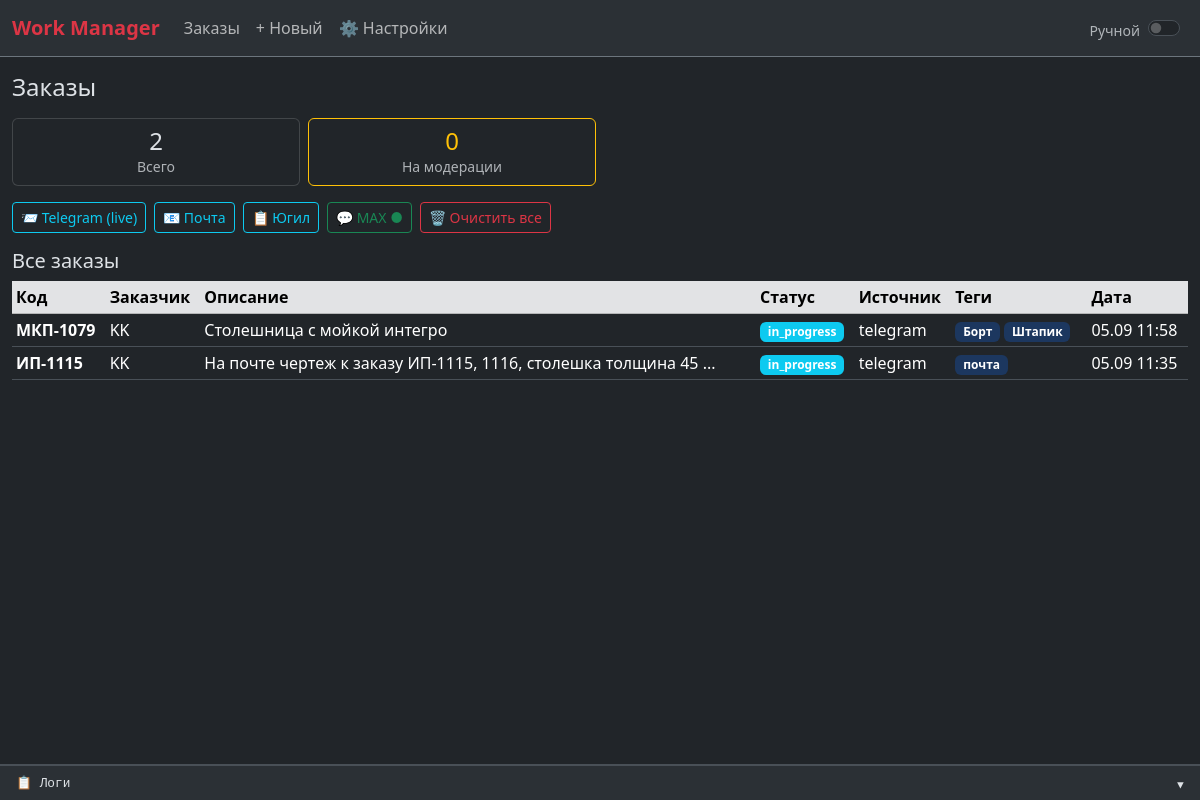
The page / on the database its author committed.
### tables this page shows
CREATE TABLE orders (
    id INTEGER PRIMARY KEY AUTOINCREMENT,
    order_code TEXT NOT NULL,
    owner TEXT NOT NULL,
    description TEXT NOT NULL DEFAULT '',
    status TEXT NOT NULL DEFAULT 'pending',
    source TEXT NOT NULL DEFAULT 'manual',
    raw_text TEXT NOT NULL DEFAULT '',
    thickness TEXT,
    sink_type TEXT,
    edge_type TEXT,
    stone_amount TEXT,
    urgency TEXT,
    email_reference INTEGER NOT NULL DEFAULT 0,
    tags TEXT NOT NULL DEFAULT '[]',
    obsidian_path TEXT,
    attachment_dir TEXT,
    created_at TEXT NOT NULL,
    updated_at TEXT NOT NULL
, folder_name TEXT, yougile_task_id TEXT, custom_fields TEXT);

### app/web/routes.py (the view)
@app.get("/", response_class=HTMLResponse)
async def page_index(request: Request):
    pending = await get_orders(limit=50, status="pending")
    recent = await get_orders(limit=50)
    total = await count_orders()
    pending_count = await count_orders(status="pending")
    return _render(
        "index.html",
        pending=pending,
        orders=recent,
        total=total,
        pending_count=pending_count,
        auto_mode=is_running(),
        vault_path=str(settings.vault_path),
    )

### app/log_stream.py (called while the page is built)
    def emit(self, record: logging.LogRecord) -> None:
        try:
            ts = datetime.fromtimestamp(record.created, tz=_MSK).strftime("%H:%M:%S")
            entry = {
                "time": ts,
                "level": record.levelname,
                "logger": record.name,
                "message": self.format(record),
            }
            _log_buffer.append(entry)
            data = json.dumps(entry, ensure_ascii=False)
            dead = set()
            for q in _subscribers:
                try:
                    q.put_nowait(data)
                except asyncio.QueueFull:
                    dead.add(q)
            for q in dead:
                _subscribers.discard(q)
        except Exception:
            pass

### app/web/templates/index.html (shortened to what this page needs)
{% extends "base.html" %}
{% block content %}
<h1 class="h4 mb-3">Заказы</h1>
<div class="row g-2 mb-3">
    <div class="col-6 col-md-3">
        <div class="card text-center">
            <div class="card-body py-2"><span class="h4 mb-0">{{ total }}</span><div class="small text-body-secondary">Всего</div></div>
        </div>
    </div>
    <div class="col-6 col-md-3">
        <div class="card text-center border-warning">
            <div class="card-body py-2"><span class="h4 mb-0 text-warning">{{ pending_count }}</span><div class="small text-body-secondary">На модерации</div></div>
        </div>
    </div>
</div>
<div class="d-flex flex-wrap gap-2 mb-3">
    <button class="btn btn-outline-info btn-sm" onclick="scanService('telegram')">📨 Telegram (live)</button>
    <button class="btn btn-outline-info btn-sm" onclick="scanService('email')">📧 Почта</button>
    <button class="btn btn-outline-info btn-sm" onclick="scanService('yougile')">📋 Югил</button>
    <button class="btn btn-sm" id="max-bridge-btn" onclick="toggleMaxBridge()">💬 MAX</button>
    <button class="btn btn-outline-danger btn-sm" onclick="clearOrders()">🗑 Очистить все</button>
</div>
<div class="mb-3">
    <h2 class="h5 mb-2">Все заказы</h2>
    {% if orders %}
    <div class="table-responsive">
        <table class="table table-hover table-sm align-middle">
            <thead class="table-secondary">
                <tr>
                    <th>Код</th>
                    <th>Заказчик</th>
                    <th class="d-none d-md-table-cell">Описание</th>
                    <th>Статус</th>
                    <th class="d-none d-lg-table-cell">Источник</th>
                    <th class="d-none d-lg-table-cell">Теги</th>
                    <th>Дата</th>
                </tr>
            </thead>
            <tbody>
            {% for order in orders %}
                <tr class="clickable-row" onclick="window.location='/order/{{ order.id }}'" style="cursor:pointer">
                    <td><strong>{{ order.order_code }}</strong></td>
                    <td>{{ order.owner }}</td>
                    <td class="d-none d-md-table-cell">{{ order.description[:60] }}{% if order.description|length > 60 %}...{% endif %}</td>
                    <td><span class="badge {{ 'bg-warning text-dark' if order.status.value == 'pending' else 'bg-info' if order.status.value == 'in_progress' else 'bg-success' if order.status.value == 'ready' else 'bg-primary' if order.status.value == 'done' else 'bg-secondary' }}">{{ order.status.value }}</span></td>
                    <td class="d-none d-lg-table-cell">{{ order.source.value }}</td>
                    <td class="d-none d-lg-table-cell">
                        {% for tag in order.tags[:3] %}<span class="badge bg-primary bg-opacity-25 me-1">{{ tag }}</span>{% endfor %}
                    </td>
                    <td class="text-nowrap">{{ order.created_at.strftime('%d.%m %H:%M') }}</td>
                </tr>
            {% endfor %}
            </tbody>
        </table>
    </div>
    {% else %}
    <p class="text-body-secondary">Заказов пока нет. <a href="/new">Создайте первый</a></p>
    {% endif %}
</div>
{% endblock %}

### app/web/templates/base.html (shortened to what this page needs)
<!DOCTYPE html>
<html lang="ru" data-bs-theme="dark">
<head>
    <link href="https://cdn.jsdelivr.net/npm/bootstrap@5.3.3/dist/css/bootstrap.min.css" rel="stylesheet">
    <link rel="stylesheet" href="/static/style.css">
</head>
<body>
    <nav class="navbar navbar-expand-sm bg-body-tertiary border-bottom border-secondary">
        <div class="container-fluid">
            <a class="navbar-brand text-danger fw-bold" href="/">Work Manager</a>
            <div class="collapse navbar-collapse" id="navContent">
                <ul class="navbar-nav me-auto">
                    <li class="nav-item"><a class="nav-link" href="/">Заказы</a></li>
                    <li class="nav-item"><a class="nav-link" href="/new">+ Новый</a></li>
                    <li class="nav-item"><a class="nav-link" href="/settings">⚙️ Настройки</a></li>
                </ul>
                <div class="d-flex align-items-center gap-2">
                    <span id="modeLabel" class="form-text">Ручной</span>
                    <div class="form-check form-switch mb-0">
                        <input class="form-check-input" type="checkbox" id="autoToggle" {% if auto_mode %}checked{% endif %}>
                    </div>
                </div>
            </div>
        </div>
    </nav>
    <main class="container-fluid py-3">
        {% block content %}{% endblock %}
    </main>
    <div id="log-panel" class="log-panel collapsed">
        <div class="log-header" onclick="toggleLogPanel()">
            <span id="log-panel-title">📋 Логи</span>
            <span class="log-toggle ms-auto" id="log-toggle-icon">▲</span>
        </div>
    </div>
</body>
</html>

### app/web/static/style.css (style rules this page uses)
.log-panel { position: fixed; bottom: 0; left: 0; right: 0; background: var(--bs-body-bg); border-top: 2px solid var(--bs-border-color); z-index: 1050; transition: height 0.3s ease; font-family: "Cascadia Code", "Fira Code", "Consolas", monospace; }
.log-panel.collapsed { height: 36px; }
.log-header { display: flex; align-items: center; gap: 0.5rem; padding: 0.4rem 1rem; background: var(--bs-tertiary-bg); cursor: pointer; user-select: none; height: 36px; font-size: 0.8rem; }
.log-toggle { font-size: 0.7rem; transition: transform 0.3s; }
.log-panel.collapsed .log-toggle { transform: rotate(180deg); }
main { padding-bottom: 50px; }

### rows shown on the page
orders: order_code "МКП-1079", owner "KK", description "Столешница с мойкой интегро", status.value "in_progress", source.value "telegram", 3 "Борт" "Штапик", created_at "05.09 11:58"
orders: order_code "ИП-1115", owner "KK", description "На почте чертеж к заказу ИП-1115, 1116, столешка толщина 45", status.value "in_progress", source.value "telegram", 3 "почта", created_at "05.09 11:35"

### other values the page prints
{{ total }} "2"
{{ pending_count }} "0"
